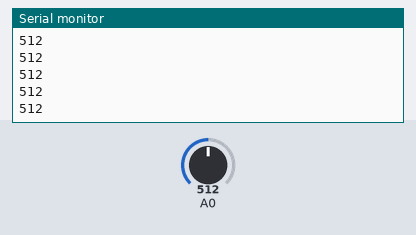
Bench run of a sketch on a simulated Arduino Uno, built with avr-gcc and run on an emulated ATmega328P. Shown: the last lines printed to the serial monitor. The inputs (shaded band) are chosen by the test bench; at power-on: A0 = 512.

Above: at 1.2 s.
1.3 s: A0 set to 716
At 2.0 s:
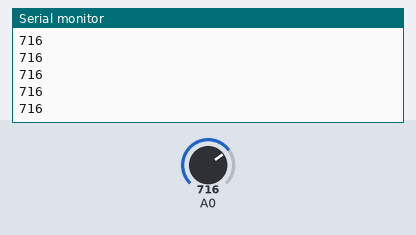
2.8 s: A0 set to 900
At 3.8 s:
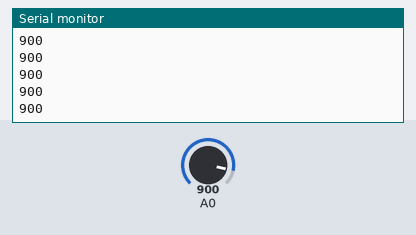
Timing chart, 0 to 5.8 s (numbered marks = the images above; inputs shaded):
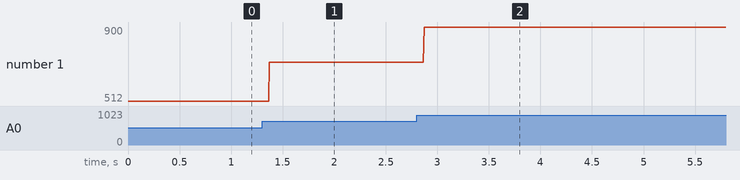

Measured:
- after the input at 1.3 s, the serial monitor: prints a new line after 0.07 s (image 1)
- after the input at 2.8 s, the serial monitor: prints a new line after 0.07 s (image 2)
- plotted number 1: 512 → 716 after the input at 1.3 s, 716 → 900 after the input at 2.8 s

The sketch:

IRProximity.ino
```cpp
void setup() {
  // put your setup code here, to run once:
    Serial.begin(9600);
    pinMode(A0, INPUT);
}

void loop() {
  // put your main code here, to run repeatedly:
    Serial.println(analogRead(A0));
}
```
